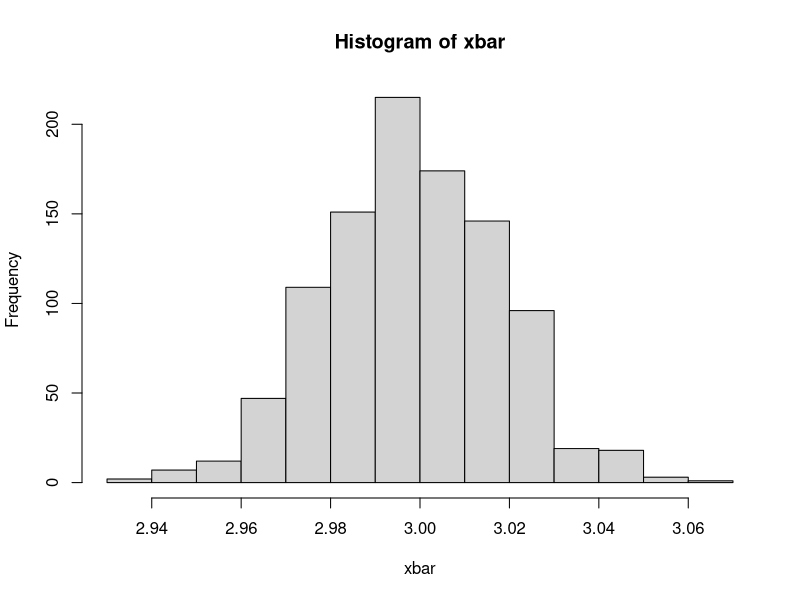
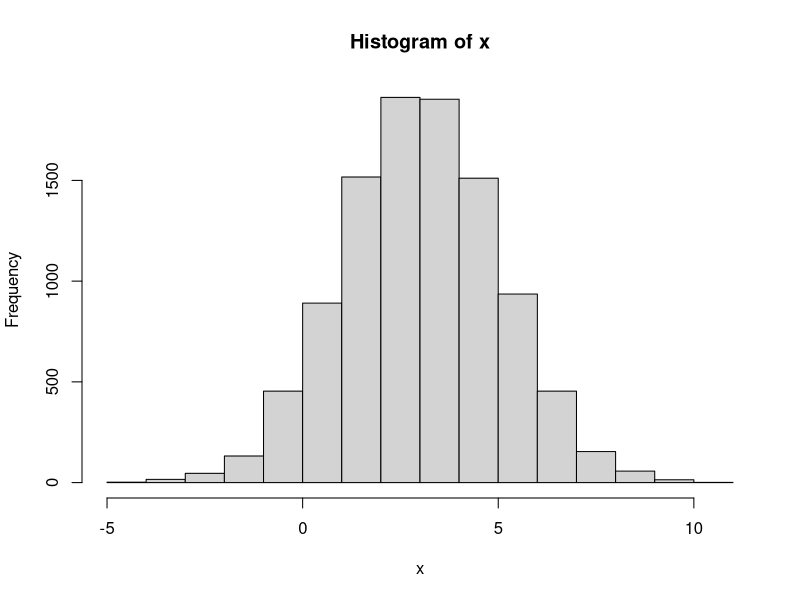

Recreate these plots in R, in order. (Note: a time limit stopped this script after it produced the figures.)
#Lab 10(saptamana 11) Statistica 311

#Esantionare dintr-o populatie normala
#m=3 sigma=2(dispersia=4)
m <- 3
sigma <- 2
xbar <- c()
for(i in 1:1000)
{x <- rnorm(10^4,m,sigma)
media <- mean(x)
dispersia <- var(x)
xbar <- c(xbar,media)
}

#Vectorul xbar contine mediile diferitelor esantioane extrase din populatia normala
medie_xbar <- mean(xbar)
dispersia_xbar <- var(xbar)
hist(xbar)
hist(x)




#Legea numerelor mari
#Zarul reprezinta X~Uniform(1,2,...100)
#media teoretica: E(X)=1/100*(1+2+3+...+100)=1/100*100*101/2=50.5
zar <- 1:100

########## Functia sample
set.seed(5)
x <- sample(1:5,3) #implicit foloseste repartitia uniforma si extragerile sunt fara revenire
sample(1:5,10, replace=T) #Trebuie sa fac extrageri cu revenire daca vreau sa extrag 10 valori din 5 disponibile 
x <- sample(1:5, 10000, replace=T, prob=c(1/10,2/10,3/10,2/10,2/10))
table(x)/10^4

##############################################################################
#Functia care va realiza esantionarea
#n este numarul de aruncari

arunca <- function(n) {
  mean(sample(zar, size = n, replace = TRUE))
}

# sapply(1:10000, arunca) este echivalent cu apelul functiei arunca, pe rand, cu toate valorile
# de la 1 la 10 000
plot(sapply(10000:100000, arunca), type = "o", xlab = "numarul de aruncari", ylab = "media")
#Functia abline deseneaza drepte orizontale(h=ceva) sau verticale(v=ceva) peste un grafic
abline(h = 50.5, col = "red")


#Teorema limita centrala
alt_zar <- sample(1:100,10000, replace= TRUE)
hist(alt_zar, col ="light blue")
abline(v=50.5, col = "red")

x10 <- c()
k <- 10000
for ( i in 1:k) {
  x10[i] = mean(sample(1:100,10, replace = TRUE))}
hist(x10, col ="pink", main="Esantion de volum 10",xlab ="Rezultatul aruncarii",freq=F)
abline(v = mean(x10), col = "Red")
abline(v = 50.5, col = "blue")
t <- seq(20,80,0.001)
lines(t,dnorm(t,mean(x10),sd(x10)))
x30 <- c()
x100 <- c()
x1000 <- c()

for ( i in 1:k){
  x30[i] = mean(sample(1:100,30, replace = TRUE))
  x100[i] = mean(sample(1:100,100, replace = TRUE))
  x1000[i] = mean(sample(1:100,1000, replace = TRUE))
}

#functia par imi permite sa gestionez parametri grafici
#mfrow cere un vector cu 2 valori dintre care prima reprezinta numarul de linii si a doua numarul
#de coloane in care va fi impartit spatiul de plotare
par(mfrow=c(1,3))
hist(x30, col ="green",main="n=30",xlab ="Rezultatul aruncarii",freq=F)
abline(v = mean(x30), col = "blue")
t1 <- seq(30,70,0.001)
lines(t1,dnorm(t1,mean(x30),sd(x30)),col="magenta")

hist(x100, col ="light blue", main="n=100",xlab ="Rezultatul aruncarii")
abline(v = mean(x100), col = "red")

hist(x1000, col ="orange",main="n=1000",xlab ="Rezultatul aruncarii",freq=F)
abline(v = mean(x1000), col = "red")
t <- seq(47,54,0.001)
lines(t,dnorm(t,mean(x1000),sd(x1000)),col="magenta")

par(mfrow=c(1,1))


#Tema: 1)Ilustrati TLC pentru repartitiile: Poisson, Geometrica si Exponentiala pentru toate cele 4 dimensiuni de esantion
#      2)Ilustrati LNM pt. repartiile binomiala, poisson si exponentiala
